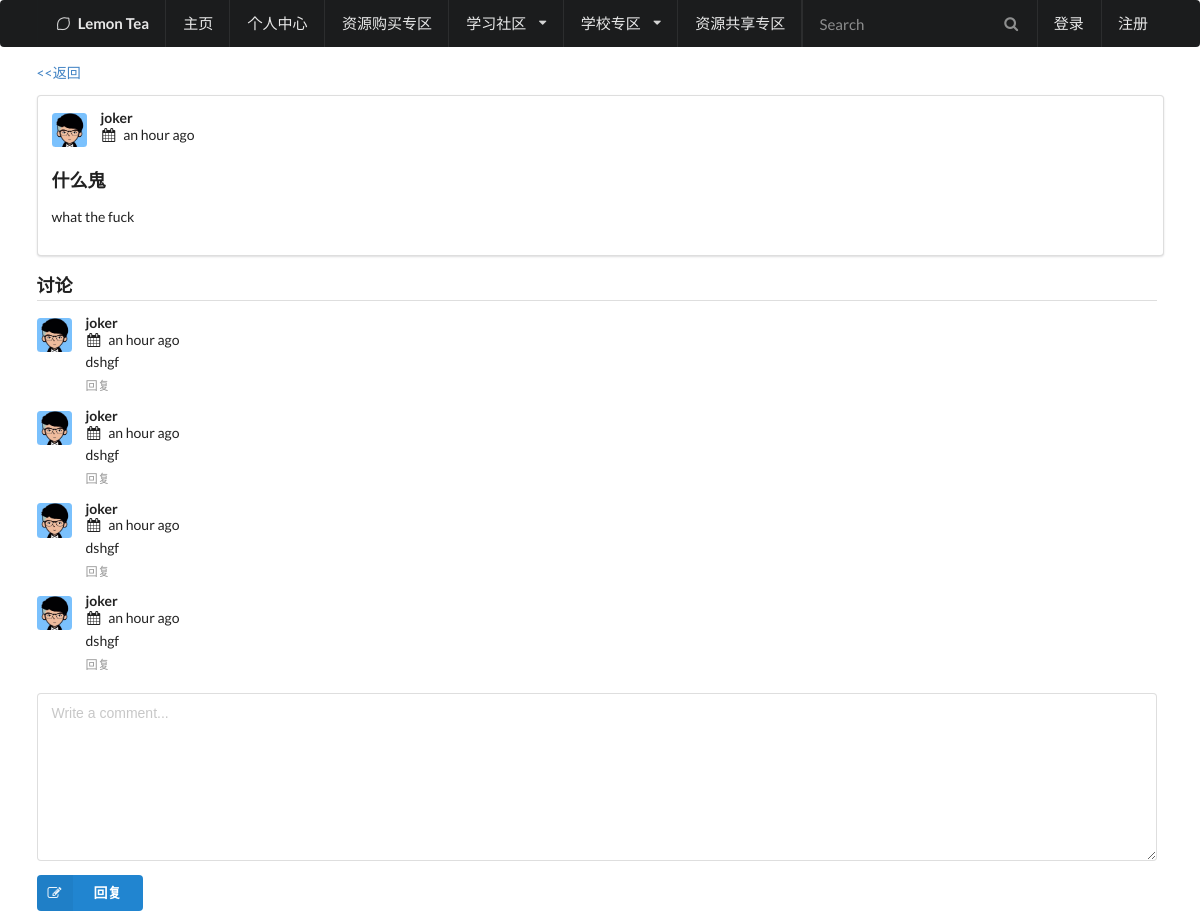
The app's page /community/2018-01-01-1438561070120000/ with its own data.
### forum/models.py (models this page shows, shortened)
class Article(models.Model):
	DRAFT = 'D'
	PUBLISHED = 'P'
	STATUS = (
		(DRAFT,'Draft'),
		(PUBLISHED,'Published'),
	)
	Comp = 'C'
	Math = 'M'
	Eng = 'E'
	COMM = (
		(Comp,'Computers'),
		(Math,'Math'),
		(Eng,'English'),
	)
	Type = models.CharField(max_length=1,choices=COMM)
	update_date = models.DateTimeField(auto_now=True,null=True)
	title = models.CharField(max_length=255,null=False,unique=True)
	slug = AutoSlugField(populate_from='update_date')
	content = models.TextField(max_length=4000)
	status = models.CharField(max_length=1, choices=STATUS, default=DRAFT)
	create_user = models.ForeignKey(Account,on_delete=models.CASCADE)
	create_date = models.DateTimeField(auto_now_add=True,null=True)
	update_user = models.ForeignKey(Account,null=True,blank=True,
									related_name="+",on_delete=models.CASCADE)
	class Meta:
		verbose_name = _("Article")
		verbose_name_plural = _("Articles")
		ordering = ("-create_date",)
	def get_content_as_markdown(self):
		return markdown.markdown(self.content,safe_mode='escape')
	def get_comments(self):
		return ArticleComment.objects.filter(article=self)

class ArticleComment(models.Model):
	article = models.ForeignKey(Article,on_delete=models.CASCADE)
	comment = models.CharField(max_length=500)
	date = models.DateTimeField(auto_now_add=True)
	user = models.ForeignKey(Account,on_delete=models.CASCADE)
	class Meta:
		verbose_name = _("Article Comment")
		verbose_name_plural = _("Article Comments")
		ordering = ("date",)
	def get_comment_as_markdown(self):
		return markdown.markdown(self.comment, safe_mode='escape')

### LemonApp/models.py (models this page shows, shortened)
class Account(AbstractUser):
    face = models.ImageField("头像", upload_to="UserPhoto/", null=True, default="UserPhoto/default.png")
    permission = models.IntegerField("权限类型", default=0) #数值越大权限越高
    college_id = models.IntegerField("所属大学", default=-1)
    card_number = models.CharField("学号或教工号", max_length=50, default="-1")
    class Meta:
        db_table = "Account"

### forum/views.py (the view)
# urls.py: url(r'^(?P<slug>[-\w]+)/$', views.article, name='article'),
def article(request,slug):
	college_list = College.objects.all()
	article = get_object_or_404(Article, slug=slug, status=Article.PUBLISHED)
	return render(request, 'page.html', {'article':article, 'college_list':college_list})

### LemonApp/templates/page.html (shortened to what this page needs)
{%include "head.html"%}
{% load static %}
{% load i18n %}
{% load humanize %}
<body>
	{% include "HeaderMenu.html"%}
	<div class = "ui main container">
      <div class="ui breadcrumb">
        <a class="section" href = "{% url 'create_forums' %}"> <<返回 </a>
      </div>
		    <div class="ui segment" id="example1">
         <div class = "ui comments">
            <div class = "comment">
            <a class = "avatar" >
              <img src = " /LemonApp/media/{{ article.create_user.face }}">
            </a>
            <div class = "content" >
              <a class = "author" >{{article.create_user.username}}</a>
              <div clas="metadata">
              <i class = "calendar icon"></i><span class = "date"> {{article.create_date|naturaltime}}</span>
              </div>
      			</div>
            <h3 class="ui header">{{ article.title }}</h3>
      			<p>{{ article.get_content_as_markdown|safe }}</p>
    		</div>
      </div>
   		</div>
		<div class="ui comments">
          <h3 class="ui dividing header" style="width:80rem">讨论</h3>
            <div id="comment-list">
              {% for comment in article.get_comments %}
                {% include 'partial_article_comment.html' with comment=comment %}
              {% endfor %}
            </div>
 		 </div>
      {% if request.user.id %}
  		<form action="{% url 'comment' %}" method ="post" id = "comment-form" class="ui reply form">
      {% else %}
      <form action="login" method="post" class ="ui reply form">
      {% endif %}
    		    <div class="field" style="width:80rem">
      			   <textarea placeholder ="{% trans 'Write a comment...' %}" name="comment"></textarea>
    		    </div>
    		<button id="comment-commit"  class="ui blue labeled submit icon button"><i class="icon edit"></i>回复</button>
  		</form>
</div>
</body>
</html>

### LemonApp/templates/partial_article_comment.html
{% load humanize %}
                  <div class = "comment">
                      <a class = "avatar">
                        <img src = " /LemonApp/media/{{ comment.user.face }}">
                      </a>
                  <div class = "content">
                      <a class = "author">{{comment.user.username}}</a>
                      <div clas="metadata">
                      <i class = "calendar icon"></i><span class = "date"> {{comment.date|naturaltime}}</span>
                      </div>
                  <div class = "text" style = "width:80rem"> {{comment.get_comment_as_markdown|safe}}</div>
                  <div class = "actions">
                    <a class = "reply" >回复</a>
                  </div>
                </div>
              </div>

### records on screen
Article: create_user.face (placeholder picture), create_user.username "joker", create_date "an hour ago", title "什么鬼", get_content_as_markdown "what the fuck"
ArticleComment: user.face (placeholder picture), user.username "joker", date "an hour ago", get_comment_as_markdown "dshgf"
ArticleComment: user.face (placeholder picture), user.username "joker", date "an hour ago", get_comment_as_markdown "dshgf"
ArticleComment: user.face (placeholder picture), user.username "joker", date "an hour ago", get_comment_as_markdown "dshgf"
ArticleComment: user.face (placeholder picture), user.username "joker", date "an hour ago", get_comment_as_markdown "dshgf"
